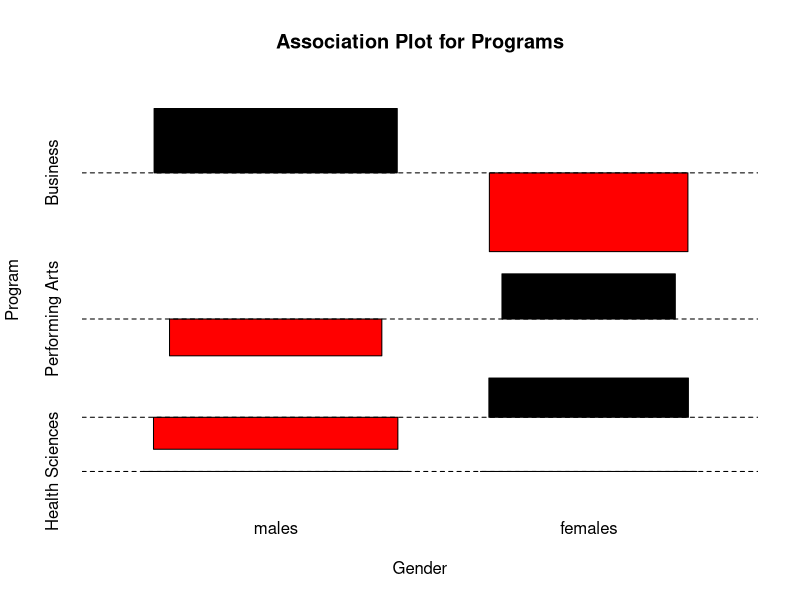
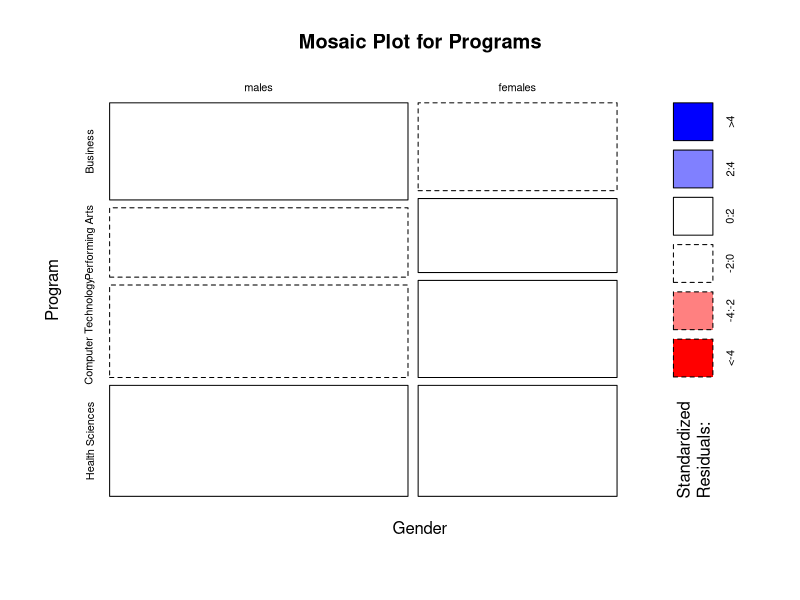
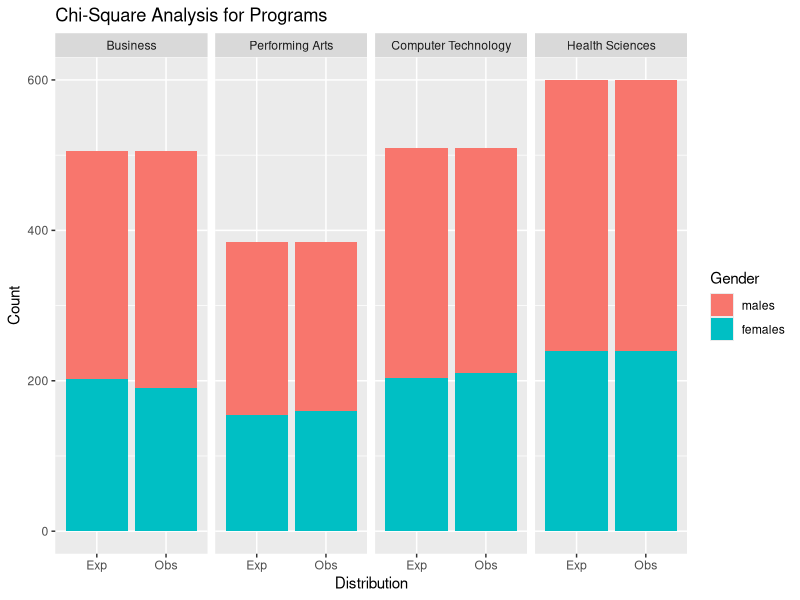

The R source for these figures, in order:
"
****************************************************************
Name: Himani Dave
Student Number: A00178443

QMM1002 Module 9 R Assignment

****************************************************************
"

#############								   	                  
#Question #1					
#############

males <- c(315, 225, 300, 360)
females <- c(190, 160, 210, 240)

observed <- rbind(males, females)
colnames(observed) <- c("Business", 'Performing Arts', "Computer Technology", "Health Sciences")


# a) 

#Null Hypothesis, H0: Males and females were accepted at the same rate in all the programs.
#Alternate Hypothesis, HA: Males and femlaes were accepted at different rates in thr programs.

# b) 


row.total<-apply(observed, 1, sum)
column.total<-apply(observed, 2, sum)
total<-sum(observed)

expected<-outer(row.total, column.total)/total

# c) 

chisq.test(observed)

#The chi-square test statistic is 1.871847

# d) 

qchisq(0.05, df=(4-1)*(2-1), lower.tail=FALSE)

#The critical chi-square value is 7.814728

# e) 

#As chi-squared test satistic is less than the critical chi-square value,
#we fail to reject the null. hence, there is significant evidence that males and females
#were accepted at different rates in the programs. 

# f) 

residuals.prog <- chisq.test(observed)$residuals
residuals.prog

#It can be seen that in programs like business, the acceptance of males is higher whereas 
#that of females is higher in both Performing arts and Computer Technology. 

# g) 

assocplot(observed, xlab="Gender", ylab="Program",          
          main="Association Plot for Programs")

#The most unusual positive and negative residulas are for the Business program for males
#and females respectively. 

# h) 

mosaicplot(observed, shade=TRUE,            
           xlab="Gender", ylab="Program",           
           main="Mosaic Plot for Programs")

#None of the residulas are in the unusual range. 

# i) 

library(reshape2)
library(ggplot2)
o<-data.frame(melt(observed, value.name = "Count"),               
              Distribution=rep("Obs", length(observed)))
e<-data.frame(melt(expected, value.name = "Count"),               
              Distribution=rep("Exp", length(observed)))
prog.reshape<-rbind(o, e)
colnames(prog.reshape)<-c("Gender", "Program", "Count", "Distribution")
ggplot(prog.reshape, aes(Distribution, Count, fill=Gender))+  
  geom_bar(stat="identity")+  facet_grid(~Program)+  
  labs(title="Chi-Square Analysis for Programs")

#We can see that for all programs except Health Sciences, there are differences
#in the observed and expected values of the different programs. 
